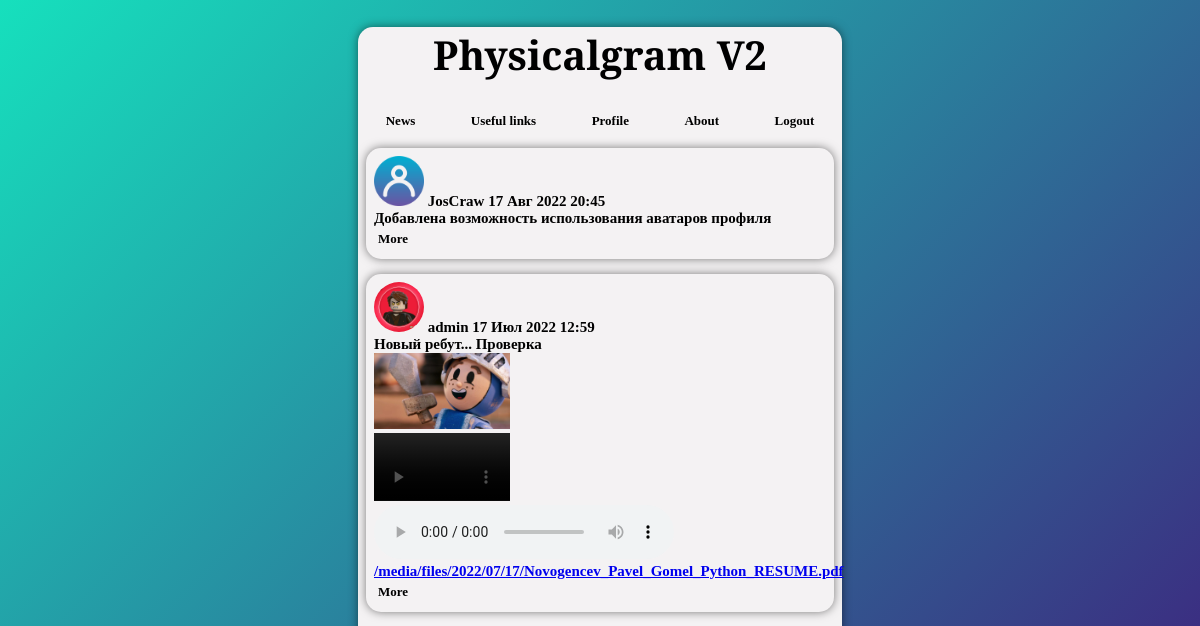
Before: / (signed in) with the older database file.
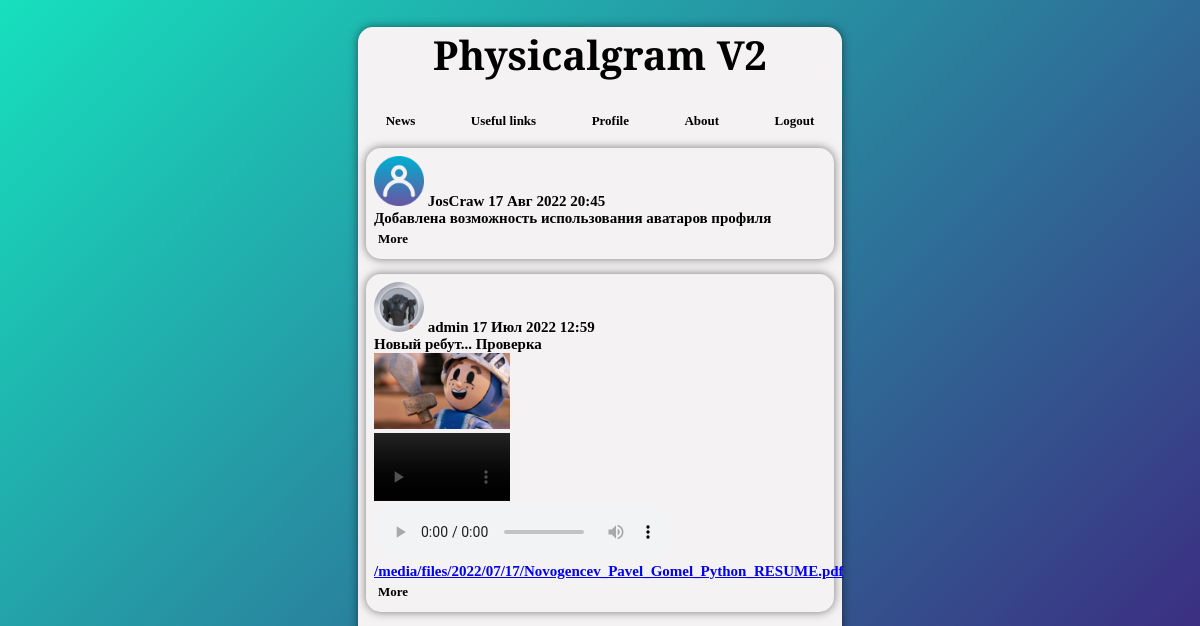
After: the same page with the newer database file.
### news/models.py (models this page shows)
class Post(models.Model):
    content = models.TextField(null=True, blank=False)
    image = models.ImageField(upload_to='image/%Y/%m/%d/',blank=True,null=True)
    file = models.FileField(upload_to='files/%Y/%m/%d/',blank=True,null=True)
    video = models.FileField(upload_to='video/%Y/%m/%d/',blank=True,null=True)
    audio = models.FileField(upload_to='audio/%Y/%m/%d/',blank=True,null=True)
    author = models.ForeignKey(AdvUser, on_delete=models.CASCADE, null=True)
    pubdate = models.DateTimeField(auto_now_add=True, db_index=True, verbose_name='Publication date')
    class Meta:
        verbose_name_plural = 'Posts'
        verbose_name = 'Post'
        ordering = ['-pubdate']

class AdvUser(AbstractUser):
    is_activated = models.BooleanField(default=True, db_index=True,
                                       verbose_name='Прошел активацию?')
    avatar = models.ImageField(null=True, blank=True, upload_to="image/profile/")
    class Meta(AbstractUser.Meta):
        pass

### news/views.py (the view, shortened to what this page needs)
# urls.py: path('', index, name='index'),
@login_required
def index(request):
	posts = Post.objects.all()
	return render(request, 'news/index.html',{'posts': posts})

### news/templates/news/index.html
{% extends "layout/basic.html" %}
{% block content %}
{% if user.is_authenticated %}
{% if posts %}
{% for post in posts %}
	<div>
	<p class="p">
	{% if post.author.avatar %}
      <img class="avatar" src="{{ post.author.avatar.url }}" height=50 width=50>
    {% else %}
      <img src="\static\news\user.png" height=50 width=50>
    {% endif %}
	{{ post.author }} {{ post.pubdate|date:"d M Y H:i" }}<br>
	{{ post.content}}<br>
	{% if post.image %}
			<img src="{{ post.image.url }}" class='sub-image'><br>
		{% endif %}
		{% if post.video %}
			<video src="{{ post.video.url }}" width="30%" controls="controls"></video><br>
		{% endif %}
		{% if post.audio %}
			<audio src="{{ post.audio.url }}" controls="controls"></audio><br>
		{% endif %}
		{% if post.file %}
			<a href='{{ post.file.url }}' target="-blank">{{ post.file.url }}</a><br>
		{% endif %}
		<a href="{% url 'news:detail' pk=post.pk %}" class="sbtn">More</a><br>
	</p>
</div>
{% endfor %}
{% endif %}
{% endif %}
{% endblock %}

Changed rows visible on the page:
changed through a linked row, Post "17 Июл 2022 12:59": author.avatar: a different picture
